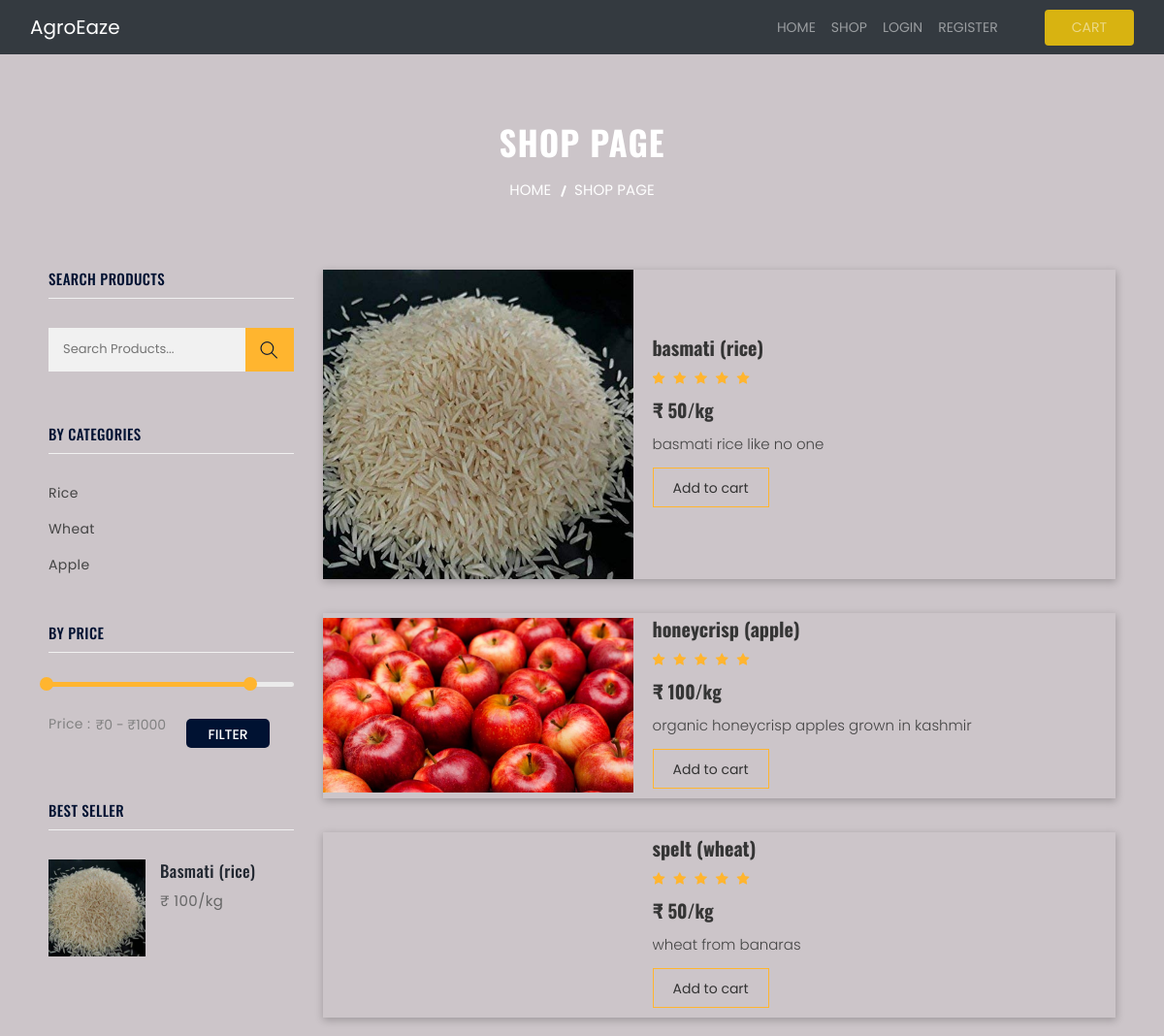
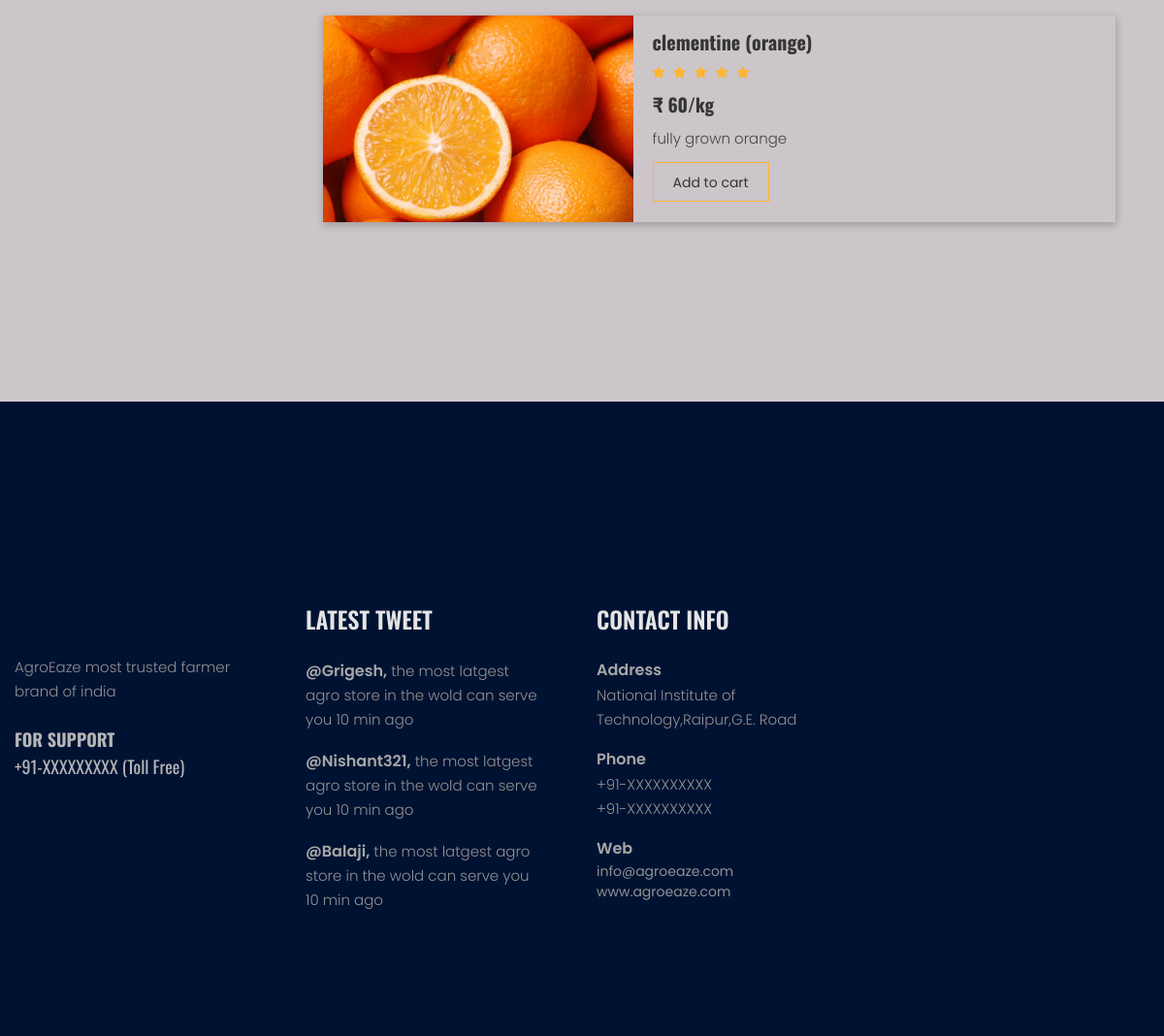
Screenshot of /accounts/customer/catalog.php with the database file from the repository (2 pictures, top to bottom).
### tables this page shows
CREATE TABLE `product` (
  `id` int(5) NOT NULL,
  `farmer_id` int(5) NOT NULL,
  `category` int(11) NOT NULL,
  `description` varchar(100) NOT NULL,
  `quantity` int(10) NOT NULL,
  `price` int(100) NOT NULL,
  `image` varchar(400) NOT NULL
);

CREATE TABLE `food_category` (
  `id` int(11) NOT NULL,
  `category` varchar(30) NOT NULL,
  `food_type_id` int(11) NOT NULL,
  `product_type_id` int(11) NOT NULL
);

CREATE TABLE `product_type` (
  `id` int(5) NOT NULL,
  `name` varchar(30) NOT NULL,
  `food_type_id` int(11) NOT NULL
);

### accounts/customer/catalog.php (the view, shortened to what this page needs)
<?php
    $connection = Dbhelper::create_db_connection();
    $que = "SELECT product.id, product.description, product.quantity, product.price, product.image, food_category.category AS type3, food_type.name AS type1, product_type.name AS type2
    FROM product
    INNER JOIN food_category
    ON product.category = food_category.id
    INNER JOIN food_type
    ON food_category.food_type_id = food_type.id
    INNER JOIN product_type
    ON food_category.product_type_id = product_type.id";
    $res = mysqli_query($connection, $que);
    $data = mysqli_fetch_all($res, MYSQLI_ASSOC);
?>
<!doctype html>
<html class="no-js" lang="zxx">
    <head>
        <link rel="stylesheet" href="http://localhost/ht_manual/assets/css/bootstrap.min.css">
        <link rel="stylesheet" href="http://localhost/ht_manual/assets/css/animate.css">
        <link rel="stylesheet" href="http://localhost/ht_manual/assets/css/owl.carousel.min.css">
        <link rel="stylesheet" href="http://localhost/ht_manual/assets/css/chosen.min.css">
        <link rel="stylesheet" href="http://localhost/ht_manual/assets/css/jquery-ui.css">
        <link rel="stylesheet" href="http://localhost/ht_manual/assets/css/meanmenu.min.css">
        <link rel="stylesheet" href="http://localhost/ht_manual/assets/css/themify-icons.css">
        <link rel="stylesheet" href="http://localhost/ht_manual/assets/css/icofont.css">
        <link rel="stylesheet" href="http://localhost/ht_manual/assets/css/font-awesome.min.css">
        <link rel="stylesheet" href="http://localhost/ht_manual/assets/css/bundle.css">
        <link rel="stylesheet" href="http://localhost/ht_manual/assets/css/style.css">
        <link rel="stylesheet" href="http://localhost/ht_manual/assets/css/responsive.css">
    </head>
    <body>
            <?php include("../../includes/header.php") ?>
        <div class="wrapper">
            <div class="breadcrumb-area pt-125 pb-10" >
                <div class="container-fluid">
                    <div class="breadcrumb-content text-center">
                        <h2>Shop Page</h2>
                        <ul>
                            <li>
                                <a href="#">home</a>
                            </li>
                            <li>Shop page</li>
                        </ul>
                    </div>
                </div>
            </div>
            <div class="shop-wrapper fluid-padding-2 pt-60 pb-150">
                <div class="container-fluid">
                    <div class="row">
                        <div class="col-lg-3">
                            <div class="product-sidebar-area pr-60">
                                <div class="sidebar-widget pb-55">
                                    <h3 class="sidebar-widget">Search Products</h3>
                                    <div class="sidebar-search">
                                        <form action="#">
                                            <input type="text" placeholder="Search Products...">
                                            <button><i class="ti-search"></i></button>
                                        </form>
                                    </div>
                                </div>
                                <div class="sidebar-widget pb-50">
                                    <h3 class="sidebar-widget">by categories</h3>
                                    <div class="widget-categories">
                                        <ul>
                                            <li><a href="#">Rice</a></li>
                                            <li><a href="#">Wheat</a></li>
                                            <li><a href="#">Apple</a></li>
                                        </ul>
                                    </div>
                                </div>
                                <div class="sidebar-widget mb-55">
                                    <h3 class="sidebar-widget">by price</h3>
                                    <div class="price_filter mr-60">
                                        <div id="slider-range"></div>
                                        <div class="price_slider_amount">
                                            <div class="label-input">
                                                <label>price : </label>
                                                <input type="text" id="amount" name="price"  placeholder="Add Your Price" />
                                            </div>
                                            <button type="button">Filter</button>
                                        </div>
                                    </div>
                                </div>
                                <div class="sidebar-widget">
                                    <h3 class="sidebar-widget">best seller</h3>
                                    <div class="best-seller">
                                        <div class="single-best-seller">
                                            <div class="best-seller-img">
                                                <a href="http://localhost/ht_manual/accounts/customer/item.php?item_id=1"><img width="100" height="100" src="http://localhost/ht_manual/gallery/basmati_rice.jpg" alt=""></a>
                                            </div>
                                            <div class="best-seller-text">
                                                <h3><a href="http://localhost/ht_manual/accounts/customer/item.php?item_id=1">Basmati (rice)</a></h3>
                                                <span>&#8377 100/kg</span>
                                            </div>
                                        </div>
                                    </div>
                                </div>
                            </div>
                        </div>
                        <div class="col-lg-9">
                            <div class="grid-list-product-wrapper tab-content">
                                <div id="new-product" class="product-list product-view tab-pane active">
                                    <div class="row">
                                        <?php
                                            foreach($data as $product){
                                        ?>
                                        <div class="product-width col-md-6 col-xl-4 col-lg-6">
                                            <div class="product-wrapper mb-35">
                                                <div class="product-img">
                                                    <a href="http://localhost/ht_manual/accounts/customer/item.php?item_id=<?php echo $product['id'] ?>">
                                                        <img src="http://localhost/ht_manual<?php echo $product['image'] ?>" alt="">
                                                    </a>
                                                </div>
                                                <div class="product-list-details">
                                                    <h2><a href="http://localhost/ht_manual/accounts/customer/item.php?item_id=<?php echo $product['id'] ?>"><?php echo $product['type3']." (".$product['type2'].")" ?></a></h2>
                                                    <div class="quick-view-rating">
                                                        <i class="fa fa-star reting-color"></i>
                                                        <i class="fa fa-star reting-color"></i>
                                                        <i class="fa fa-star reting-color"></i>
                                                        <i class="fa fa-star reting-color"></i>
                                                        <i class="fa fa-star reting-color"></i>
                                                    </div>
                                                    <div class="product-price">
                                                        <span>&#8377<?php echo " ".$product['price']."/kg" ?></span>
                                                    </div>
                                                    <p><?php echo $product['description']?></p>
                                                    <div class="shop-list-cart">
                                                    <a href="http://localhost/ht_manual/accounts/customer/item.php?item_id=<?php echo $product['id'] ?>"></i> Add to cart</a>
                                                    </div>
                                                </div>
                                            </div>
                                        </div>
                                        <?php
                                            }
                                        ?>
                                    </div>
                                </div>
                            </div>
                        </div>
                    </div>
                </div>
            </div>
        <?php include("../../includes/footer.php") ?>
    </div>
</body>
</html>

### rows the page displays
product: image (picture), category.category "basmati", product_type.name "rice", price "50", description "basmati rice like no one"
product: image (picture), category.category "honeycrisp", product_type.name "apple", price "100", description "organic honeycrisp apples grown in kashmir"
product: category.category "spelt", product_type.name "wheat", price "50", description "wheat from banaras"
product: image (picture), category.category "clementine", product_type.name "orange", price "60", description "fully grown orange"
